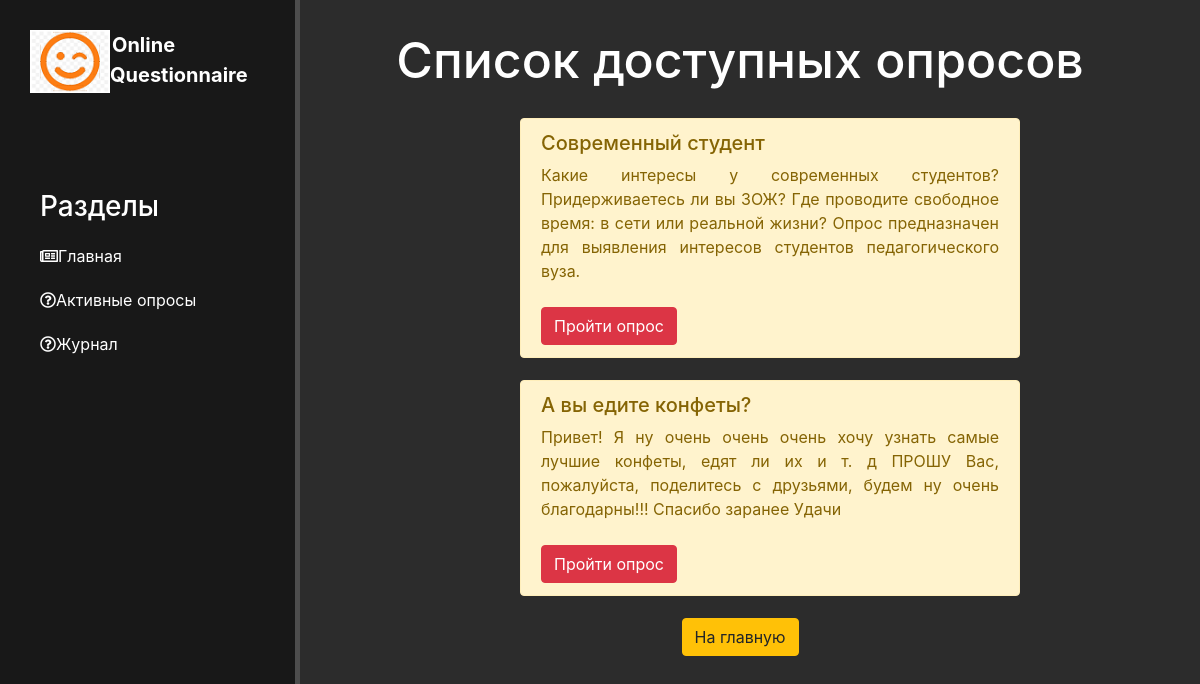
The app's page /quests with its own data.
### quest/models.py (models this page shows, shortened)
class Questionnaire(models.Model):
    title = models.CharField('Название', max_length=50, null=False, default=None, blank=False)
    start = models.DateTimeField('Начало', )
    finish = models.DateTimeField('Конец')
    text = models.CharField('Описание', max_length=250)
    class Meta:
        verbose_name = 'Опрос'
        verbose_name_plural = 'Опросы'

### quest/views.py (the view)
# urls.py: path('quests', views.quests, name='quests'),
def quests(request):
    questionnaires = Questionnaire.objects.all()
    return render(request, 'list.html', {'questionnaires' : questionnaires})

### quest/templates/list.html (shortened to what this page needs)
{% extends 'layout.html' %}
{% block content %}
	<div class='features'>
		<h1>Список доступных опросов</h1>
		{% if questionnaires %}
			{% for el in questionnaires %}
				<div align="justify" class='alert alert-warning' align="justify">
					<h5>{{ el.title }}</h5>
					<div align="justify">{{ el.text }}</div>
					<br><a href="{% url 'quest-pass' el.id %}" class="btn btn-danger">Пройти опрос</a></br>
				</div>
			{% endfor %}
		{% else %}
			<p>Нет текущих опросов!</p>
		{% endif %}
		<a href="{% url 'home' %}" class="btn btn-warning">На главную</a>
	</div>
{% endblock %}

### quest/static/css/main.css (style rules this page uses)
body { background: #2c2c2c; }
main .features { float: left; color: #fff; margin-top: 30px; margin-left: 320px; text-align: center; width: 70% }
main .features h1 { font-size: 50px; }
.alert-warning { float: left; clear: both; width: 500px; margin: 20px 34%; text-align: left; margin-bottom: 2px; margin-left: 200px; }
.btn-warning { margin-top: 20px; margin-bottom: 20px; }

### records on screen
Questionnaire: title "Современный студент", text "Какие интересы у современных студентов? Придерживаетесь ли вы ЗОЖ? Где проводите свободное время: в сети или реальной жизни? Опрос предназначен для выявления интересов студентов педагогического вуза."
Questionnaire: title "А вы едите конфеты?", text "Привет! Я ну очень очень очень хочу узнать самые лучшие конфеты, едят ли их и т. д ПРОШУ Вас, пожалуйста, поделитесь с друзьями, будем ну очень благодарны!!! Спасибо заранее Удачи"
